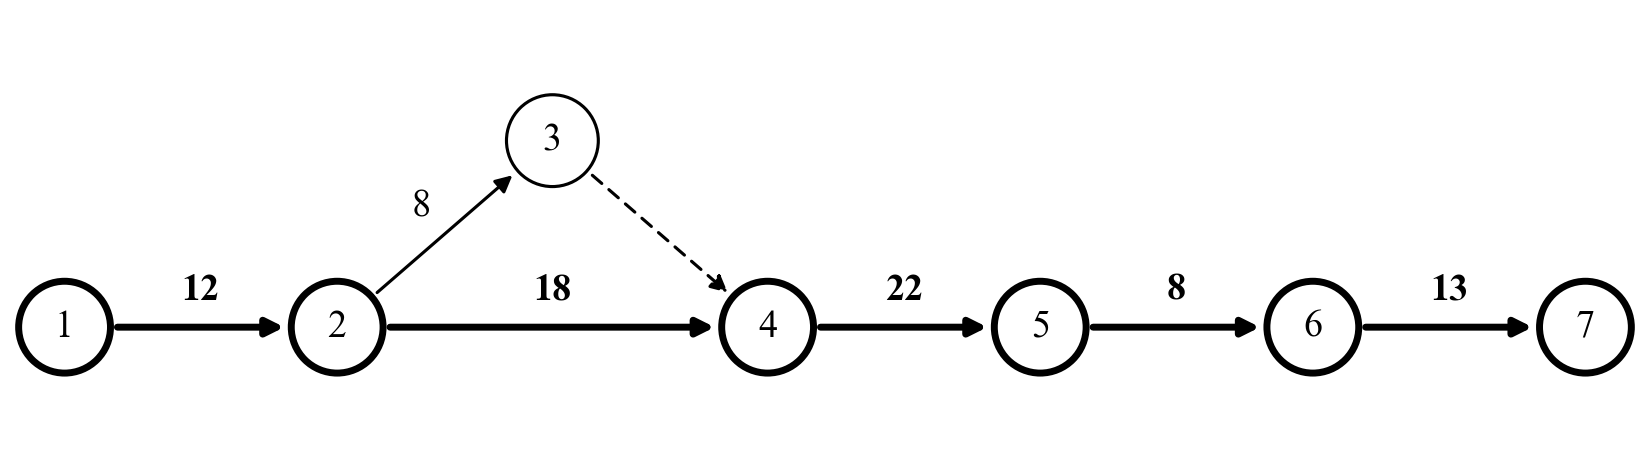

The script that saved this image:
# -*- coding: utf-8 -*-
"""Сетевой график НИР по данным calc_economics.R["net"] — простой, как в принятом образце:
кружки событий с номерами, над стрелкой — продолжительность работы, кал. дн.;
критический путь выделен, фиктивная работа — пунктиром.

13.10: прежний график (13 событий, сектора ранних и поздних сроков) — network.py.bak-2026-10-13.
Запуск: python network.py -> network.png (рисунок главы 4).
"""
import math

import matplotlib
matplotlib.use("Agg")
import matplotlib.pyplot as plt
from matplotlib.patches import Circle, FancyArrowPatch

from calc_economics import DUMMY, R

plt.rcParams.update({"font.family": "serif",
                     "font.serif": ["Times New Roman", "Liberation Serif", "DejaVu Serif"],
                     "font.size": 11})
NET = R["net"]
RAD = 0.32
POS = {1: (0, 0), 2: (1.9, 0), 3: (3.4, 1.3), 4: (4.9, 0), 5: (6.8, 0), 6: (8.7, 0), 7: (10.6, 0)}

fig, ax = plt.subplots(figsize=(6.6, 1.9), dpi=250)
ax.set_aspect("equal")
ax.axis("off")


def arrow(i, j, crit, dashed=False):
    (x1, y1), (x2, y2) = POS[i], POS[j]
    L = math.hypot(x2 - x1, y2 - y1)
    ux, uy = (x2 - x1) / L, (y2 - y1) / L
    ax.add_patch(FancyArrowPatch((x1 + ux * RAD, y1 + uy * RAD), (x2 - ux * RAD, y2 - uy * RAD),
                                 arrowstyle="-|>", mutation_scale=10, zorder=2, color="black",
                                 linewidth=2.0 if crit else 0.9,
                                 linestyle=(0, (4, 3)) if dashed else "-"))
    return (x1 + x2) / 2, (y1 + y2) / 2, ux, uy


for w in NET["works"]:
    mx, my, ux, uy = arrow(w["i"], w["j"], w["crit"])
    nx, ny = -uy, ux
    ax.text(mx + nx * 0.25, my + ny * 0.25, str(w["t"]), ha="center", va="center",
            fontsize=11, fontweight="bold" if w["crit"] else "normal")
for i, j in DUMMY:
    arrow(i, j, False, dashed=True)

for e, (x, y) in POS.items():
    crit = e in NET["crit_events"]
    ax.add_patch(Circle((x, y), RAD, facecolor="white", edgecolor="black",
                        linewidth=2.0 if crit else 0.9, zorder=3))
    ax.text(x, y, str(e), ha="center", va="center", fontsize=11, zorder=4)

ax.set_xlim(-0.45, 11.05)
ax.set_ylim(-0.5, 1.75)
fig.subplots_adjust(0, 0, 1, 1)
fig.savefig("network.png")
print("saved network.png")
